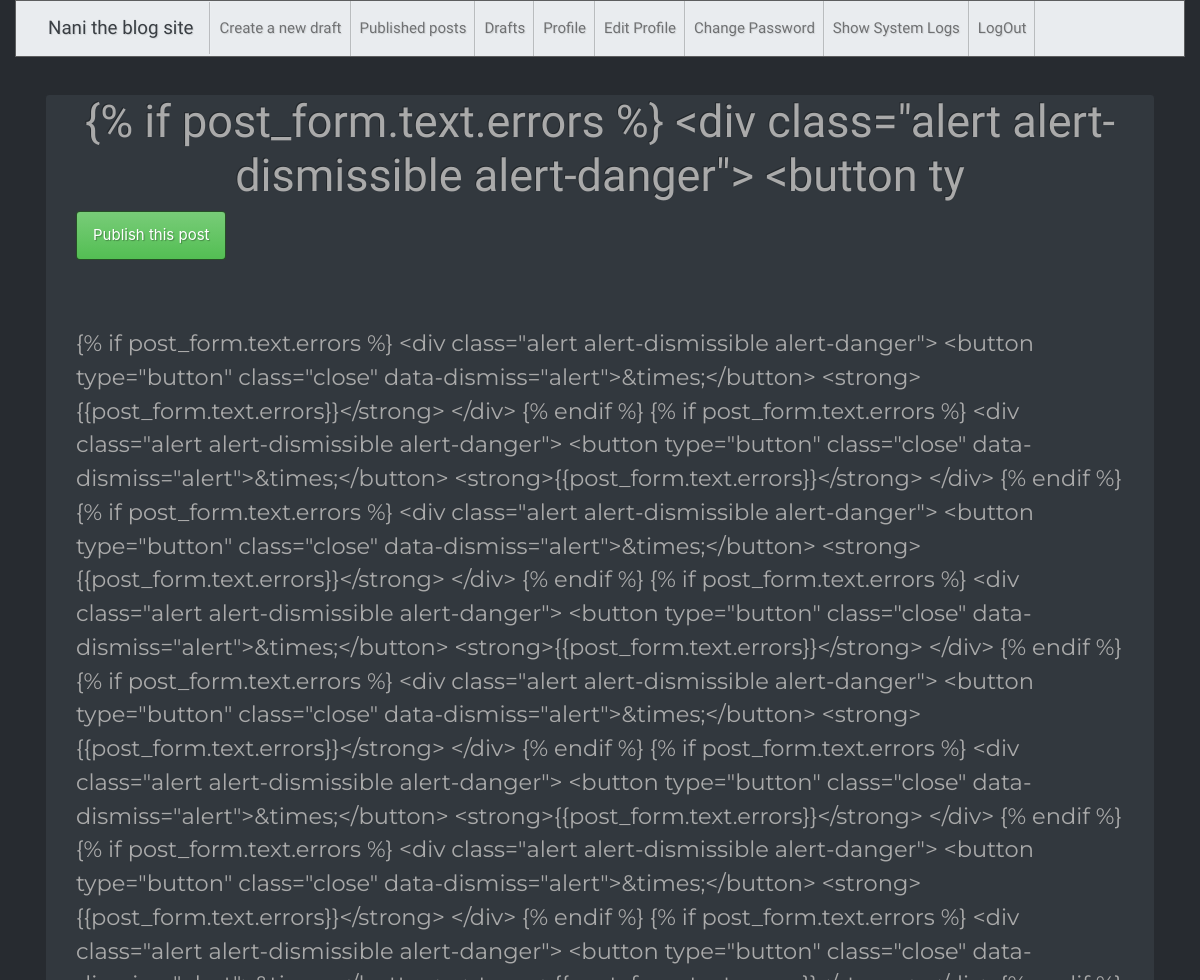
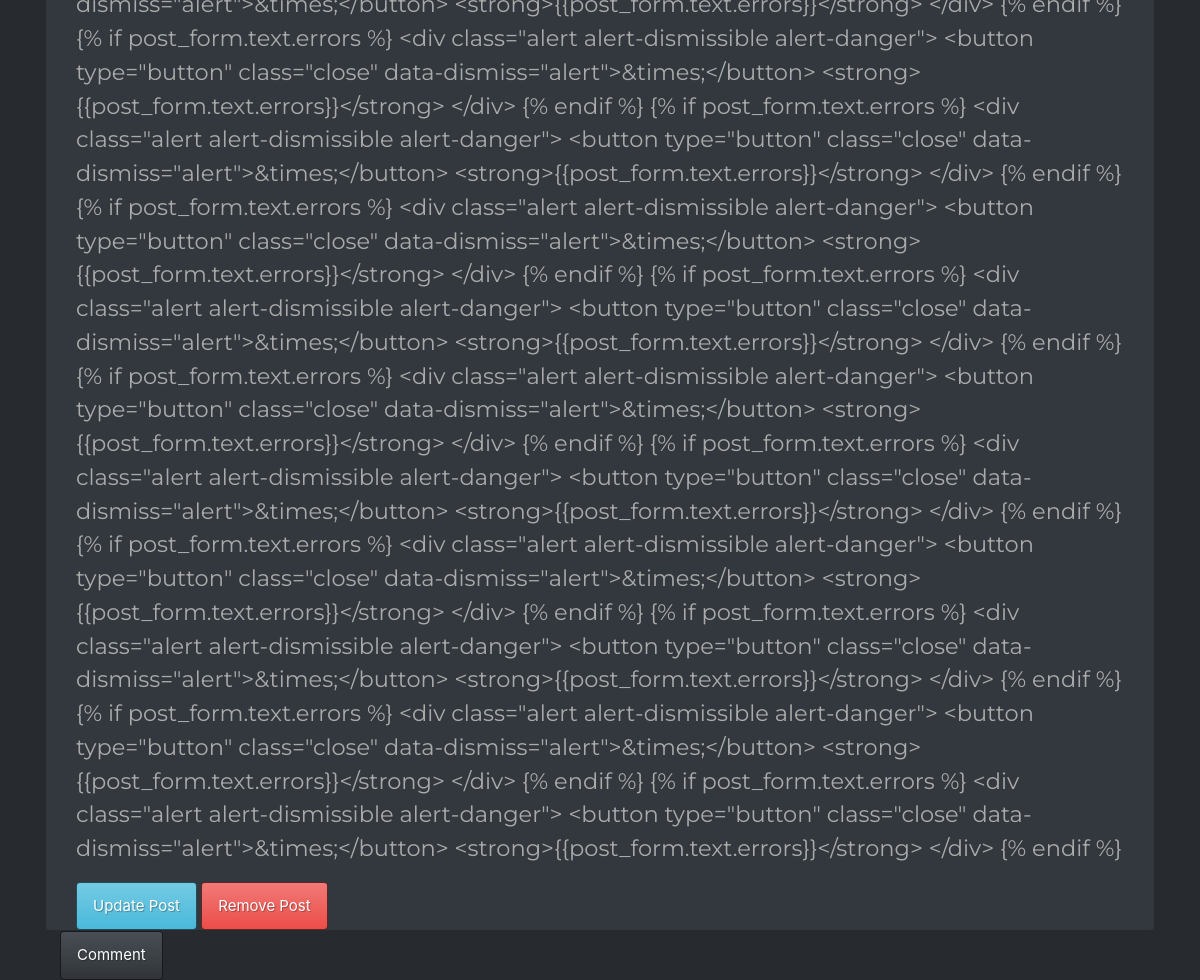
The app's page /blog/post/10 (signed in), older data (2 pictures, top to bottom).
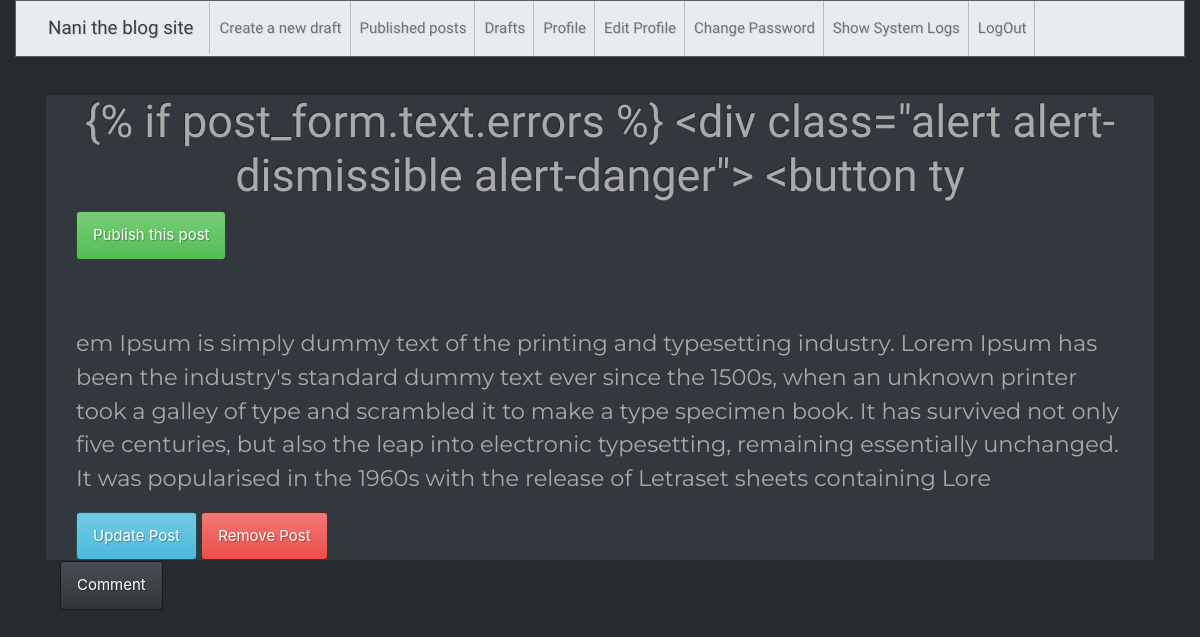
The same page, newer data.
### blog/models.py (models this page shows, shortened)
class Post(models.Model):
    user = models.ForeignKey(User,on_delete=models.CASCADE)
    title = models.CharField(max_length=100)
    text = models.TextField(max_length=500)
    create_date = models.DateTimeField(default=datetime.datetime.now())
    published_date = models.DateTimeField(blank=True,null=True)

### blog/views.py (the view)
# urls.py: url(r'^post/(?P<pk>\d+)$',views.post_detail,name='post_detail'),
@login_required
def post_detail(request,pk=None):
    instance = get_object_or_404(Post,pk=pk)
    args={'obj':instance}
    return render(request,"blog/post_detail.html",args)

### blog/templates/blog/post_detail.html (shortened to what this page needs)
{% extends "base.html" %}
{% block body %}
<div class="container centerstage card mb-8 border-dark">
            <div class="col-md-12" >
  <h1 class="posttitle">{{obj.title}}</h1>
  {% if obj.published_date%}
    <div class="date postdate"> by {{obj.user}} on
      {{obj.published_date}}
    </div>
  {% else %}
    {%  if user.is_superuser %}
      <a class="btn btn-success" href="{% url 'blog:post_publish' pk=obj.pk %}">Publish this post</a>
    {% endif %}
  {% endif %}
  <p class="contentofpost">
    <br>
    <br>
    {{obj.text}}
    <br>
  </p>
  {% if user.is_superuser %}
  <a class="btn btn-info" href="{% url 'blog:post_update' pk=obj.pk %}">
    <span>Update Post</span>
  </a>
  <a class="btn btn-danger" href="{% url 'blog:post_delete' pk=obj.pk %}">
    Remove Post
  </a>
{% endif %}
</div>
</div>
{% if user.is_authenticated %}
<div class="container">
  <a class="btn btn-primary btn-comment" href="{% url 'blog:add_comment_to_post' pk=obj.pk %}">Comment</a>
</div>
{% endif %}
{% endblock %}

Row changes from the older to the newer data that the page shows:
changed Post: text "{% if post_form.text.errors %} <div class=\"alert alert-dismissible alert-danger\"> <button type=\"button\" class=\"close\" data-dismiss=\"alert\">&times;</button> <strong>{{post_form.text.errors}}</strong> </div> {% endif %} {% if post_form.text.errors %} <div class=\"alert alert-dismissible alert-danger\"> <button type=\"button\" class=\"close\" data-dismiss=\"alert\">&times;</button> <strong>{{post_form.text.errors}}</strong> </div> {% endif %} {% if post_form.text.errors %} <div class=\"alert alert-dismissible alert-danger\"> <button type=\"button\" class=\"close\" data-dismiss=\"alert\">&times;</button> <strong>{{post_form.text.errors}}</strong> </div> {% endif %} {% if post_form.text.errors %} <div…" → "em Ipsum is simply dummy text of the printing and typesetting industry. Lorem Ipsum has been the industry's standard dummy text ever since the 1500s, when an unknown printer took a galley of type and scrambled it to make a type specimen book. It has survived not only five centuries, but also the leap into electronic typesetting, remaining essentially unchanged. It was popularised in the 1960s with the release of Letraset sheets containing Lore"
